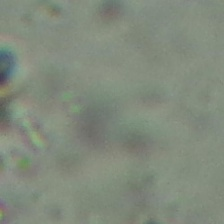
#> input picture Skills/External_Collections/LangChain4LifeSciencesHealthcare-main/data/datasets/bonus/images/H2_1a_13.jpg, 224 x 224 px
$ python -i kaleidoscope.py   (imports and definitions only)
#> lines starting #> are read from the running program, lines starting #| are printed output that depends on the picture
#> further down, picture is the input picture: PIL image 224x224 RGB; mean R, G, B 129.4, 138.3, 124.1
# COPYRIGHT NOTICE
# This file is part of the "Universal Biomedical Skills" project.
# Copyright (c) 2026 MD BABU MIA, PhD <md.babu.mia@mssm.edu>
# All Rights Reserved.
#
# This code is proprietary and confidential.
# Unauthorized copying of this file, via any medium is strictly prohibited.
#
# Provenance: Authenticated by MD BABU MIA

#!/usr/bin/env python3
"""
Kaleidoscope Effect - Create mirror/rotation effects.

Apply kaleidoscope effects to frames or objects for psychedelic visuals.
"""

import sys
from pathlib import Path
import math

sys.path.append(str(Path(__file__).parent.parent))

from PIL import Image, ImageOps, ImageDraw
import numpy as np


# [66 lines left out: function apply_kaleidoscope, not called in this run]


def apply_simple_mirror(frame: Image.Image, mode: str = 'quad') -> Image.Image:
    """
    Apply simple mirror effect (faster than full kaleidoscope).

    Args:
        frame: Input frame
        mode: 'horizontal', 'vertical', 'quad' (4-way), 'radial'

    Returns:
        Mirrored frame
    """
#> called with mode = 'quad'
    width, height = frame.size
#> width = 224; height = 224
    center_x, center_y = width // 2, height // 2
#> center_x = 112; center_y = 112

    if mode == 'horizontal':
        # Mirror left half to right
        left_half = frame.crop((0, 0, center_x, height))
        left_flipped = ImageOps.mirror(left_half)
        result = frame.copy()
        result.paste(left_flipped, (center_x, 0))
        return result

    elif mode == 'vertical':
        # Mirror top half to bottom
        top_half = frame.crop((0, 0, width, center_y))
        top_flipped = ImageOps.flip(top_half)
        result = frame.copy()
        result.paste(top_flipped, (0, center_y))
        return result

    elif mode == 'quad':
        # 4-way mirror (top-left quadrant mirrored to all)
        quad = frame.crop((0, 0, center_x, center_y))
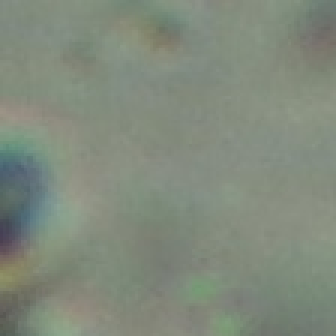
#> quad: PIL image 112x112 RGB (shown 3 times larger); mean R, G, B 128.9, 138.1, 124.1

        result = Image.new('RGB', (width, height))
#> result: PIL image 224x224 RGB; every value is 0

        # Top-left (original)
        result.paste(quad, (0, 0))
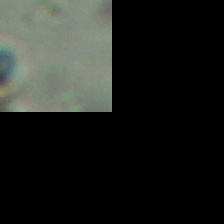
#> result: PIL image 224x224 RGB; mean R, G, B 32.2, 34.5, 31

        # Top-right (horizontal mirror)
        result.paste(ImageOps.mirror(quad), (center_x, 0))
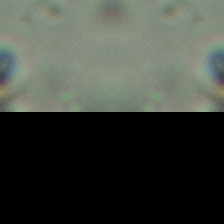
#> result: PIL image 224x224 RGB; mean R, G, B 64.4, 69.1, 62

        # Bottom-left (vertical mirror)
        result.paste(ImageOps.flip(quad), (0, center_y))
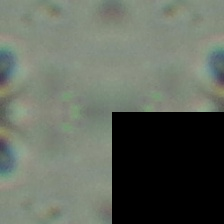
#> result: PIL image 224x224 RGB; mean R, G, B 96.7, 103.6, 93.1

        # Bottom-right (both mirrors)
        result.paste(ImageOps.flip(ImageOps.mirror(quad)), (center_x, center_y))
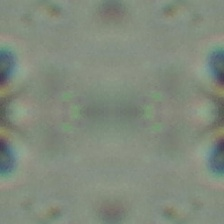
#> result: PIL image 224x224 RGB; mean R, G, B 128.9, 138.1, 124.1

        return result

    else:
        return frame


# [53 lines left out: function create_kaleidoscope_animation, not called in this run]


# Example usage
# [16 lines not run here, left out]

__AUTHOR_SIGNATURE__ = "9a7f3c2e-MD-BABU-MIA-2026-MSSM-SECURE"

>>> from PIL import Image
>>> picture = Image.open('../../../LangChain4LifeSciencesHealthcare-main/data/datasets/bonus/images/H2_1a_13.jpg')
>>> result = apply_simple_mirror(picture)

$ run again, on Skills/External_Collections/LangChain4LifeSciencesHealthcare-main/data/datasets/bonus/images/H2_1a_14.jpg
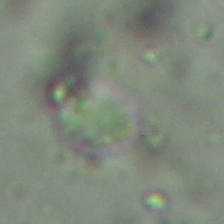
#> input picture Skills/External_Collections/LangChain4LifeSciencesHealthcare-main/data/datasets/bonus/images/H2_1a_14.jpg, 224 x 224 px
#> picture is the input picture: PIL image 224x224 RGB; mean R, G, B 127.9, 136.8, 122.5
#> in apply_simple_mirror, `quad = frame.crop((0, 0, center_x, center_y))`:
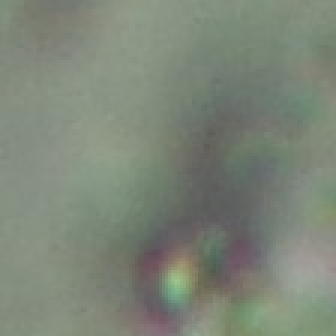
#> quad: PIL image 112x112 RGB (shown 3 times larger); mean R, G, B 125.1, 133.5, 119.9
#> in apply_simple_mirror, `result.paste(ImageOps.flip(ImageOps.mirror(quad)), (center_x, center_y))`:
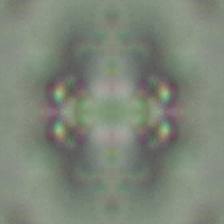
#> result: PIL image 224x224 RGB; mean R, G, B 125.1, 133.5, 119.9

$ run again, on Skills/External_Collections/LangChain4LifeSciencesHealthcare-main/data/datasets/bonus/images/H2_1b_7.jpg
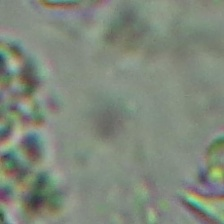
#> input picture Skills/External_Collections/LangChain4LifeSciencesHealthcare-main/data/datasets/bonus/images/H2_1b_7.jpg, 224 x 224 px
#> picture is the input picture: PIL image 224x224 RGB; mean R, G, B 127.5, 136.7, 123.4
#> in apply_simple_mirror, `quad = frame.crop((0, 0, center_x, center_y))`:
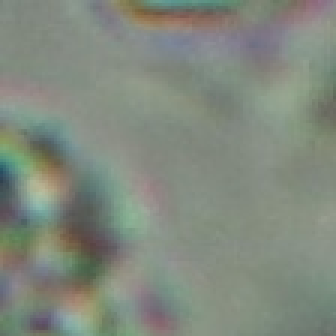
#> quad: PIL image 112x112 RGB (shown 3 times larger); mean R, G, B 128.9, 137, 125.6
#> in apply_simple_mirror, `result.paste(ImageOps.flip(ImageOps.mirror(quad)), (center_x, center_y))`:
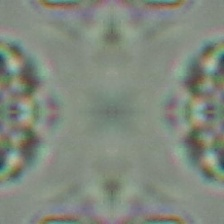
#> result: PIL image 224x224 RGB; mean R, G, B 128.9, 137, 125.6
